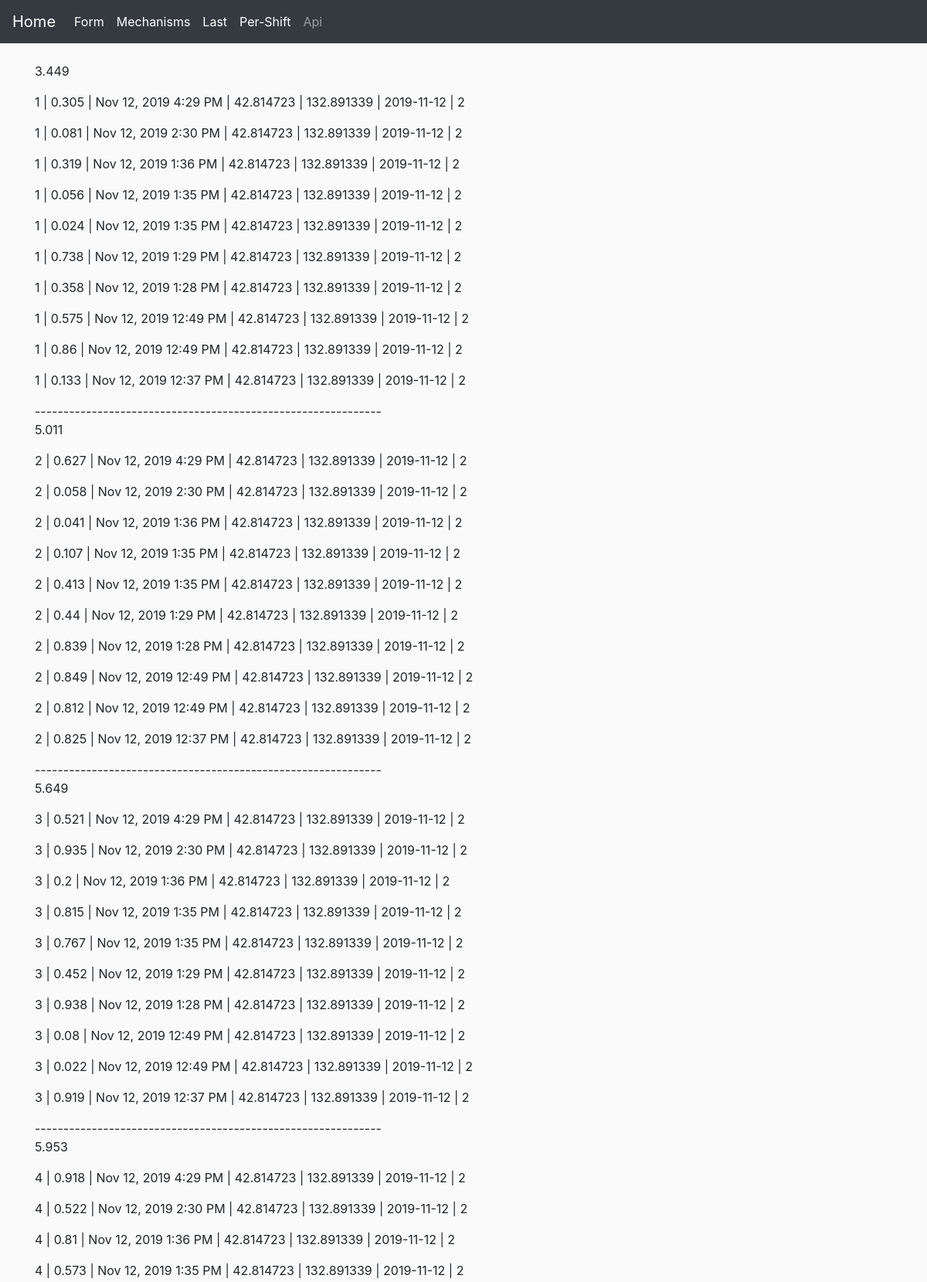
The page /last (upper part) on the database its author committed.
### app/model.py (models this page shows, shortened)
class Post(db.Model):
    id = db.Column(db.Integer, primary_key=True)
    mechanism_id = db.Column(db.Integer, db.ForeignKey('mechanism.id'))
    value = db.Column(db.Float)
    latitude = db.Column(db.Float)
    longitude = db.Column(db.Float)
    timestamp = db.Column(db.DateTime, index=True, default=datetime.utcnow)
    date_shift = db.Column(db.Date)
    shift = db.Column(db.Integer)

class Mechanism(db.Model):
    id = db.Column(db.Integer, primary_key=True)
    company = db.Column(db.String(64), index=True)
    type = db.Column(db.String(64), index=True)
    model = db.Column(db.String(64), index=True)
    number = db.Column(db.SmallInteger, index=True)
    name = db.Column(db.String(64), index=True, unique=True)
    posts = db.relationship('Post', backref='mech', lazy='dynamic')

### app/views.py (the view)
@app.route("/last")
def last():
    posts = [Post.query.filter_by(mechanism_id=p).order_by(
        Post.id.desc()).limit(10) for p in all_mechanisms_id()]
    return render_template("last.html",
                           title='Последние данные',
                           tim=datetime.now() + timedelta(days=2),
                           posts=posts)

### functions.py (called while the page is built)
def all_mechanisms_id():
    return [m.id for m in Mechanism.query.all()]

### app/templates/last.html
{% extends "base.html" %}
{% block main %}
<br>
{% for p in posts %}
<p>{{ p|sum(attribute='value')|round(3) if p[0] }}</p>
{% for post in p %}
<p>{{post.mech.number}} | {{post.value}} | {{moment(post.timestamp).format('lll')}} |
{{post.latitude}} | {{post.longitude}} |  {{post.date_shift}} | {{post.shift}} </p>
{% endfor %}
{{ '-------------------------------------------------------------' if p[0] }}
{% endfor %}
{% endblock %}

### app/static/main.css (style rules this page uses)
body { background-color: #fafafa; }

### rows shown on the page
Post: mech.number "1", value "0.305", timestamp "Nov 12, 2019 4:29 PM", latitude "42.814723", longitude "132.891339", date_shift "2019-11-12", shift "2"
Post: mech.number "1", value "0.081", timestamp "Nov 12, 2019 2:30 PM", latitude "42.814723", longitude "132.891339", date_shift "2019-11-12", shift "2"
Post: mech.number "1", value "0.319", timestamp "Nov 12, 2019 1:36 PM", latitude "42.814723", longitude "132.891339", date_shift "2019-11-12", shift "2"
Post: mech.number "1", value "0.056", timestamp "Nov 12, 2019 1:35 PM", latitude "42.814723", longitude "132.891339", date_shift "2019-11-12", shift "2"
Post: mech.number "1", value "0.024", timestamp "Nov 12, 2019 1:35 PM", latitude "42.814723", longitude "132.891339", date_shift "2019-11-12", shift "2"
Post: mech.number "1", value "0.738", timestamp "Nov 12, 2019 1:29 PM", latitude "42.814723", longitude "132.891339", date_shift "2019-11-12", shift "2"
Post: mech.number "1", value "0.358", timestamp "Nov 12, 2019 1:28 PM", latitude "42.814723", longitude "132.891339", date_shift "2019-11-12", shift "2"
Post: mech.number "1", value "0.575", timestamp "Nov 12, 2019 12:49 PM", latitude "42.814723", longitude "132.891339", date_shift "2019-11-12", shift "2"
Post: mech.number "1", value "0.86", timestamp "Nov 12, 2019 12:49 PM", latitude "42.814723", longitude "132.891339", date_shift "2019-11-12", shift "2"
Post: mech.number "1", value "0.133", timestamp "Nov 12, 2019 12:37 PM", latitude "42.814723", longitude "132.891339", date_shift "2019-11-12", shift "2"
Post: mech.number "2", value "0.627", timestamp "Nov 12, 2019 4:29 PM", latitude "42.814723", longitude "132.891339", date_shift "2019-11-12", shift "2"
Post: mech.number "2", value "0.058", timestamp "Nov 12, 2019 2:30 PM", latitude "42.814723", longitude "132.891339", date_shift "2019-11-12", shift "2"
Post: mech.number "2", value "0.041", timestamp "Nov 12, 2019 1:36 PM", latitude "42.814723", longitude "132.891339", date_shift "2019-11-12", shift "2"
Post: mech.number "2", value "0.107", timestamp "Nov 12, 2019 1:35 PM", latitude "42.814723", longitude "132.891339", date_shift "2019-11-12", shift "2"
Post: mech.number "2", value "0.413", timestamp "Nov 12, 2019 1:35 PM", latitude "42.814723", longitude "132.891339", date_shift "2019-11-12", shift "2"
Post: mech.number "2", value "0.44", timestamp "Nov 12, 2019 1:29 PM", latitude "42.814723", longitude "132.891339", date_shift "2019-11-12", shift "2"
Post: mech.number "2", value "0.839", timestamp "Nov 12, 2019 1:28 PM", latitude "42.814723", longitude "132.891339", date_shift "2019-11-12", shift "2"
Post: mech.number "2", value "0.849", timestamp "Nov 12, 2019 12:49 PM", latitude "42.814723", longitude "132.891339", date_shift "2019-11-12", shift "2"
Post: mech.number "2", value "0.812", timestamp "Nov 12, 2019 12:49 PM", latitude "42.814723", longitude "132.891339", date_shift "2019-11-12", shift "2"
Post: mech.number "2", value "0.825", timestamp "Nov 12, 2019 12:37 PM", latitude "42.814723", longitude "132.891339", date_shift "2019-11-12", shift "2"
Post: mech.number "3", value "0.521", timestamp "Nov 12, 2019 4:29 PM", latitude "42.814723", longitude "132.891339", date_shift "2019-11-12", shift "2"
Post: mech.number "3", value "0.935", timestamp "Nov 12, 2019 2:30 PM", latitude "42.814723", longitude "132.891339", date_shift "2019-11-12", shift "2"
Post: mech.number "3", value "0.2", timestamp "Nov 12, 2019 1:36 PM", latitude "42.814723", longitude "132.891339", date_shift "2019-11-12", shift "2"
Post: mech.number "3", value "0.815", timestamp "Nov 12, 2019 1:35 PM", latitude "42.814723", longitude "132.891339", date_shift "2019-11-12", shift "2"
Post: mech.number "3", value "0.767", timestamp "Nov 12, 2019 1:35 PM", latitude "42.814723", longitude "132.891339", date_shift "2019-11-12", shift "2"
Post: mech.number "3", value "0.452", timestamp "Nov 12, 2019 1:29 PM", latitude "42.814723", longitude "132.891339", date_shift "2019-11-12", shift "2"
Post: mech.number "3", value "0.938", timestamp "Nov 12, 2019 1:28 PM", latitude "42.814723", longitude "132.891339", date_shift "2019-11-12", shift "2"
Post: mech.number "3", value "0.08", timestamp "Nov 12, 2019 12:49 PM", latitude "42.814723", longitude "132.891339", date_shift "2019-11-12", shift "2"
Post: mech.number "3", value "0.022", timestamp "Nov 12, 2019 12:49 PM", latitude "42.814723", longitude "132.891339", date_shift "2019-11-12", shift "2"
Post: mech.number "3", value "0.919", timestamp "Nov 12, 2019 12:37 PM", latitude "42.814723", longitude "132.891339", date_shift "2019-11-12", shift "2"
Post: mech.number "4", value "0.918", timestamp "Nov 12, 2019 4:29 PM", latitude "42.814723", longitude "132.891339", date_shift "2019-11-12", shift "2"
Post: mech.number "4", value "0.522", timestamp "Nov 12, 2019 2:30 PM", latitude "42.814723", longitude "132.891339", date_shift "2019-11-12", shift "2"
Post: mech.number "4", value "0.81", timestamp "Nov 12, 2019 1:36 PM", latitude "42.814723", longitude "132.891339", date_shift "2019-11-12", shift "2"
Post: mech.number "4", value "0.573", timestamp "Nov 12, 2019 1:35 PM", latitude "42.814723", longitude "132.891339", date_shift "2019-11-12", shift "2"

### other values the page prints
{{ p|sum(attribute='value')|round(3) if p[0] }} "3.449" "5.011" "5.649" "5.953"
